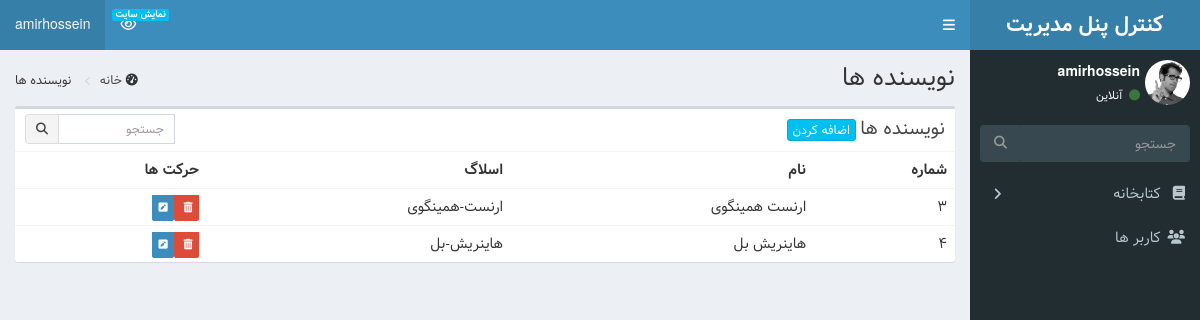
Page /admin_panel/authors/ (signed in) on the earlier database version.
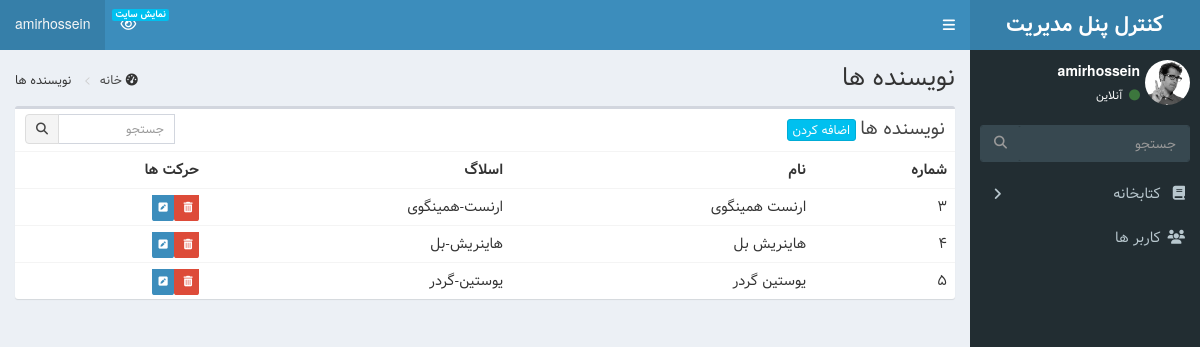
Same page on the later database version.
### library/models.py (models this page shows, shortened)
class Authors(models.Model):
    name = models.CharField(max_length=50, verbose_name="نام")
    slug = models.SlugField(allow_unicode=True, unique=True, editable=False)

### admin_panel/views.py (the view)
# urls.py: path("authors/", views.AuthorsListView.as_view(), name="authors_admin"),
class AuthorsListView(PermissionRequiredMixin, ListView):
    permission_required = "library.action_all"
    template_name = "admin_panel/authors/authors_list.html"
    model = models.Authors
    context_object_name = "authors"

### admin_panel/templates/admin_panel/authors/authors_list.html (shortened to what this page needs)
{% extends 'admin_panel/base.html' %}
{% block content %}
<section class="content-header">
    <h1>
        نویسنده ها
    </h1>
    <ol class="breadcrumb">
        <li><i class="fa fa-dashboard"></i> <a href="{% url "admin" %}"> خانه </a></li>
        <li> نویسنده ها</li>
    </ol>
</section>
<section class="content">
    <div class="row">
        <div class="col-xs-12">
            <div class="box">
                <div class="box-header">
                    <h3 class="box-title"> نویسنده ها</h3>
                    <div class="box-tools">
                        <form class="input-group input-group-sm" style="width: 150px;" action="{%url 'author_search'%}"
                            method="post">
                            <input type="search" name='search' class="form-control pull-right" placeholder="جستجو">
                            <div class="input-group-btn">
                                <button type="submit" class="btn btn-default"><i class="fa fa-search"></i></button>
                            </div>
                        </form>
                    </div>
                    <a class="btn btn-info btn-xs" href="{% url 'authors_create' %}">اضافه کردن</a>
                </div>
                <div class="box-body table-responsive no-padding">
                    <table class="table table-hover">
                        <tbody>
                            <tr>
                                <th>شماره</th>
                                <th>نام</th>
                                <th>اسلاگ</th>
                                <th>حرکت ها</th>
                            </tr>
                            {% for author in authors %}
                            <tr>
                                <td>{{author.id}}</td>
                                <td>{{author.name}}</td>
                                <td>{{author.slug}}</td>
                                <td>
                                    <a href="{%url 'author_delete' author.pk%}" class="label-danger">
                                        <span class="label label-danger">
                                            <i class="fa fa-trash"></i>
                                        </span>
                                    </a>
                                    <a href="{%url 'author_update' author.pk%}" class="label-primary">
                                        <span class="label label-primary">
                                            <i class="fa  fa-pencil-square"></i>
                                        </span>
                                    </a>
                                </td>
                            </tr>
                            {% endfor %}
                        </tbody>
                    </table>
                </div>
            </div>
        </div>
    </div>
</section>
{% endblock content %}

### admin_panel/templates/admin_panel/base.html (shortened to what this page needs)
{% load static %}
<!DOCTYPE html>
<html>
<head>
  <link rel="stylesheet" href="{% static 'admin_panel/dist/css/bootstrap-theme.css' %}">
  <link rel="stylesheet" href="{% static 'admin_panel/dist/css/rtl.css' %}">
  <link rel="stylesheet" href="{% static 'admin_panel/bower_components/font-awesome/css/font-awesome.min.css' %}">
  <link rel="stylesheet" href="{% static 'admin_panel/bower_components/Ionicons/css/ionicons.min.css' %}">
  <link rel="stylesheet" href="{% static 'admin_panel/dist/css/AdminLTE.css' %}">
  <link rel="stylesheet" href="{% static 'admin_panel/dist/css/skins/skin-blue.min.css' %}">
  <link rel="stylesheet" href="{% static 'admin_panel/dist/css/custom.css' %}">
</head>
<body class="hold-transition skin-blue sidebar-mini">
  <div class="wrapper">
    <header class="main-header">
      <a href="{% url 'admin' %}" class="logo">
        <span class="logo-lg"><b>کنترل پنل مدیریت</b></span>
      </a>
      <nav class="navbar navbar-static-top">
        <a href="#" class="sidebar-toggle" data-toggle="push-menu" role="button">
        </a>
        <div class="navbar-custom-menu">
          <ul class="nav navbar-nav">
            <li class="dropdown messages-menu">
              <a href="/" target="_blank">
                <i class="fa fa-eye"></i>
                <span class="label label-info">نمایش سایت</span>
              </a>
            </li>
            <li class="user user-menu">
              <a class="dropdown-toggle" data-toggle="dropdown">
                <span class="hidden-xs">{{request.user}}</span>
              </a>
            </li>
          </ul>
        </div>
      </nav>
    </header>
    <aside class="main-sidebar">
      <section class="sidebar">
        <div class="user-panel">
          <div class="pull-right image">
            <img src="{% static 'admin_panel/dist/img/user2-160x160.jpg' %}" class="img-circle" alt="User Image">
          </div>
          <div class="pull-right info">
            <p>{{request.user}}</p>
            <a><i class="fa fa-circle text-success"></i> آنلاین</a>
          </div>
        </div>
        <form action="#" method="get" class="sidebar-form">
          <div class="input-group">
            <input type="text" name="q" class="form-control" placeholder="جستجو">
            <span class="input-group-btn">
              <button type="submit" name="search" id="search-btn" class="btn btn-flat"><i class="fa fa-search"></i>
              </button>
            </span>
          </div>
        </form>
        <ul class="sidebar-menu" data-widget="tree">
          <li class="treeview">
            <a href="#"><i class="fa fa-book"></i> <span>کتابخانه</span>
              <span class="pull-left-container">
                <i class="fa fa-angle-right pull-left"></i>
              </span>
            </a>
          </li>
          <li class="{% if request.resolver_match.url_name == "users_admin" %}active{% endif %}">
            <a href="{% url 'users_admin' %}"><i class="fa fa-users"></i>
              <span>کاربر ها</span>
            </a>
          </li>
        </ul>
      </section>
    </aside>
    <div class="content-wrapper">
      {% block content %}{% endblock content %}
    </div>
  </div>
</body>
</html>

Differences in the rows shown:
added Authors: id "5", name "یوستین گردر", slug "یوستین-گردر"
